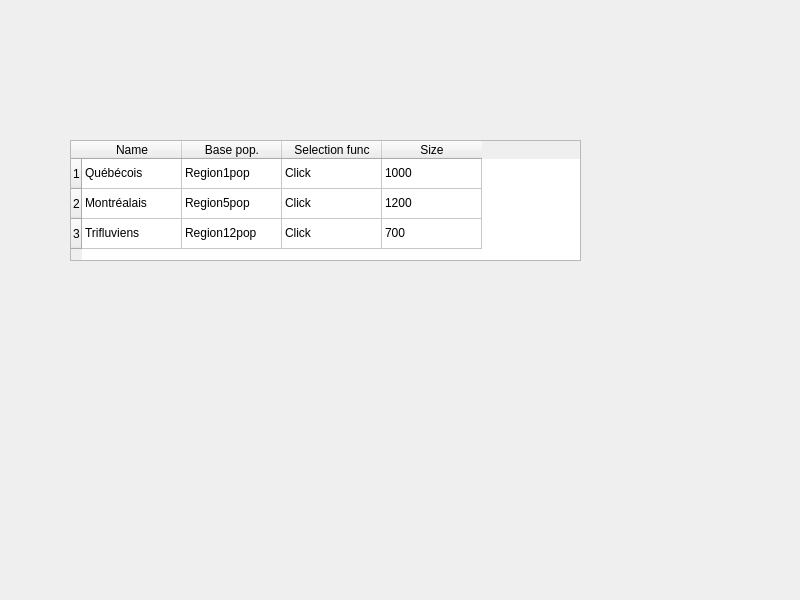
<?xml version="1.0" encoding="UTF-8"?>
<ui version="4.0">
 <class>Form</class>
 <widget class="QWidget" name="Form">
  <property name="geometry">
   <rect>
    <x>0</x>
    <y>0</y>
    <width>800</width>
    <height>600</height>
   </rect>
  </property>
  <property name="windowTitle">
   <string>Form</string>
  </property>
  <widget class="QTableWidget" name="tableWidget">
   <property name="geometry">
    <rect>
     <x>70</x>
     <y>140</y>
     <width>511</width>
     <height>121</height>
    </rect>
   </property>
   <row>
    <property name="text">
     <string>1</string>
    </property>
   </row>
   <row>
    <property name="text">
     <string>2</string>
    </property>
   </row>
   <row>
    <property name="text">
     <string>3</string>
    </property>
   </row>
   <column>
    <property name="text">
     <string>Name</string>
    </property>
   </column>
   <column>
    <property name="text">
     <string>Base pop.</string>
    </property>
   </column>
   <column>
    <property name="text">
     <string>Selection func</string>
    </property>
   </column>
   <column>
    <property name="text">
     <string>Size</string>
    </property>
   </column>
   <item row="0" column="0">
    <property name="text">
     <string>Québécois</string>
    </property>
   </item>
   <item row="0" column="1">
    <property name="text">
     <string>Region1pop</string>
    </property>
   </item>
   <item row="0" column="2">
    <property name="text">
     <string>Click</string>
    </property>
   </item>
   <item row="0" column="3">
    <property name="text">
     <string>1000</string>
    </property>
   </item>
   <item row="1" column="0">
    <property name="text">
     <string>Montréalais</string>
    </property>
   </item>
   <item row="1" column="1">
    <property name="text">
     <string>Region5pop</string>
    </property>
   </item>
   <item row="1" column="2">
    <property name="text">
     <string>Click</string>
    </property>
   </item>
   <item row="1" column="3">
    <property name="text">
     <string>1200</string>
    </property>
   </item>
   <item row="2" column="0">
    <property name="text">
     <string>Trifluviens</string>
    </property>
   </item>
   <item row="2" column="1">
    <property name="text">
     <string>Region12pop</string>
    </property>
   </item>
   <item row="2" column="2">
    <property name="text">
     <string>Click</string>
    </property>
   </item>
   <item row="2" column="3">
    <property name="text">
     <string>700</string>
    </property>
   </item>
  </widget>
 </widget>
 <resources/>
 <connections/>
</ui>
